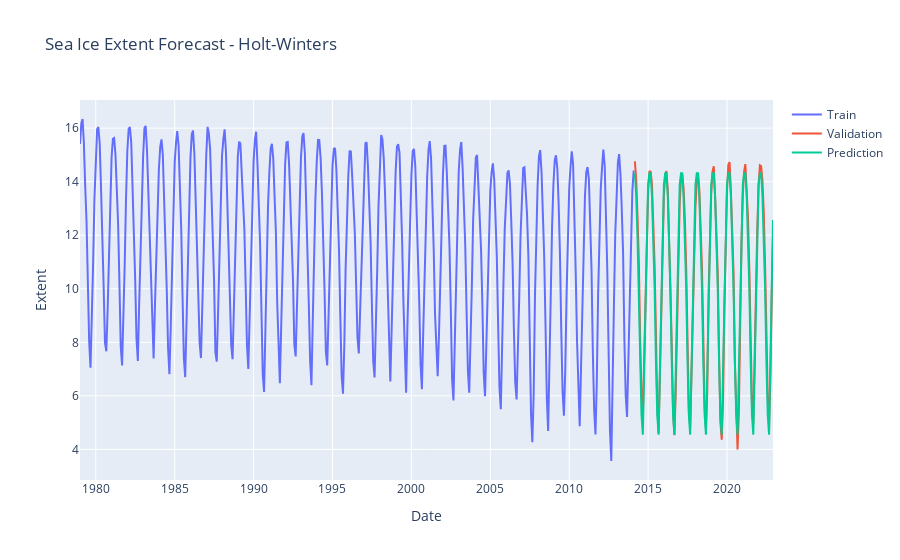

Source (notebook cell):
### Code cell
# Plot Forecast vs Validation values
import plotly.graph_objects as go 

prediction_hw_df = pd.DataFrame(test_predictions,columns=['HW'])
prediction_hw_df.reset_index(inplace=True)
prediction_hw_df = prediction_hw_df.rename(columns={'index':'DATE'})

train_hw_plot = train_hw
train_hw_plot.reset_index(inplace=True)

val_hw_plot = val_hw
val_hw_plot.reset_index(inplace=True)

fig = go.Figure()
fig.add_trace(go.Scatter(x=train_hw_plot['DATE'],y=train_hw_plot['extent'],name='Train'))
fig.add_trace(go.Scatter(x=val_hw_plot['DATE'],y=val_hw_plot['extent'],name='Validation'))
fig.add_trace(go.Scatter(x=prediction_hw_df['DATE'],y=prediction_hw_df['HW'],name='Prediction'))
fig.update_layout(title='Sea Ice Extent Forecast - Holt-Winters',xaxis_title='Date',yaxis_title='Extent')
fig.show()
